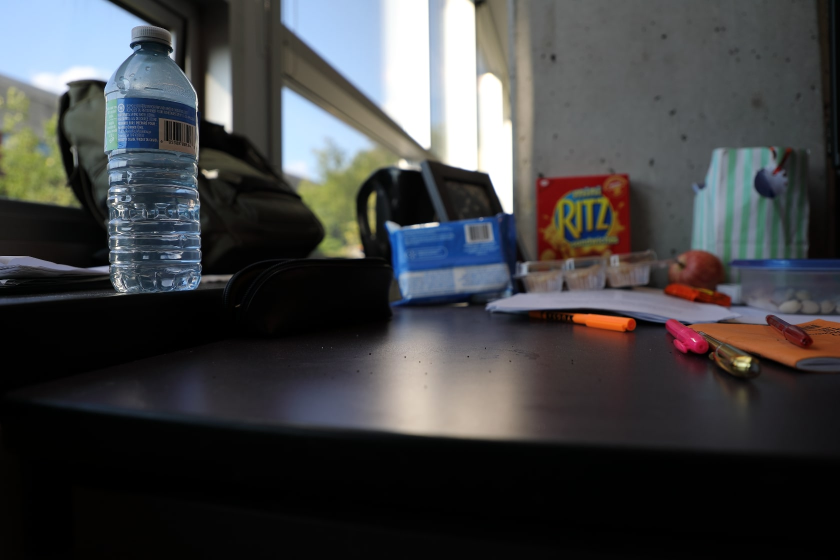
#> input picture new.jpg, 1680 x 1120 px (shown at 1/2 size)
$ python extract.py
#> lines starting #> are read from the running program, lines starting #| are printed output that depends on the picture
from PIL import Image

def preprocess_image(input_path, output_path="safe_input.jpg", max_dim=960):
    # Open and convert to RGB
#> called with input_path = 'new.jpg', output_path = 'safe_input.jpg', max_dim = 960
    img = Image.open(input_path).convert("RGB")
#> img is the input picture: PIL image 1680x1120 RGB; mean R, G, B 65.5, 66.2, 67.6

    # Resize while maintaining aspect ratio, if image is too large
    w, h = img.size
#> w = 1680; h = 1120
    if max(w, h) > max_dim:
        scale = max_dim / float(max(w, h))
#> scale = 0.571
        new_w = int(w * scale)
#> new_w = 960
        new_h = int(h * scale)
#> new_h = 640

        # Make dimensions a multiple of 8 (Restormer requirement)
        new_w = (new_w // 8) * 8
        new_h = (new_h // 8) * 8

        img = img.resize((new_w, new_h), Image.LANCZOS)
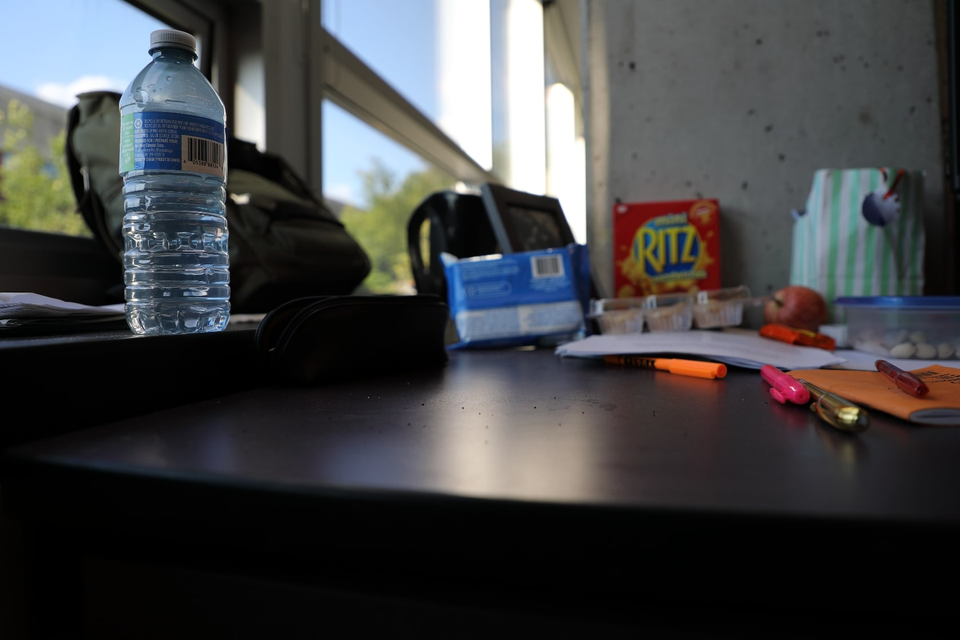
#> img: PIL image 960x640 RGB; mean R, G, B 65.5, 66.2, 67.6
        print(f"🔧 Resized image to {new_w}x{new_h}")
#| 🔧 Resized image to 960x640

    # Save as clean RGB JPEG
    img.save(output_path, format="JPEG")
    print(f"✅ Image saved as {output_path}")

# Example usage
preprocess_image("new.jpg")
